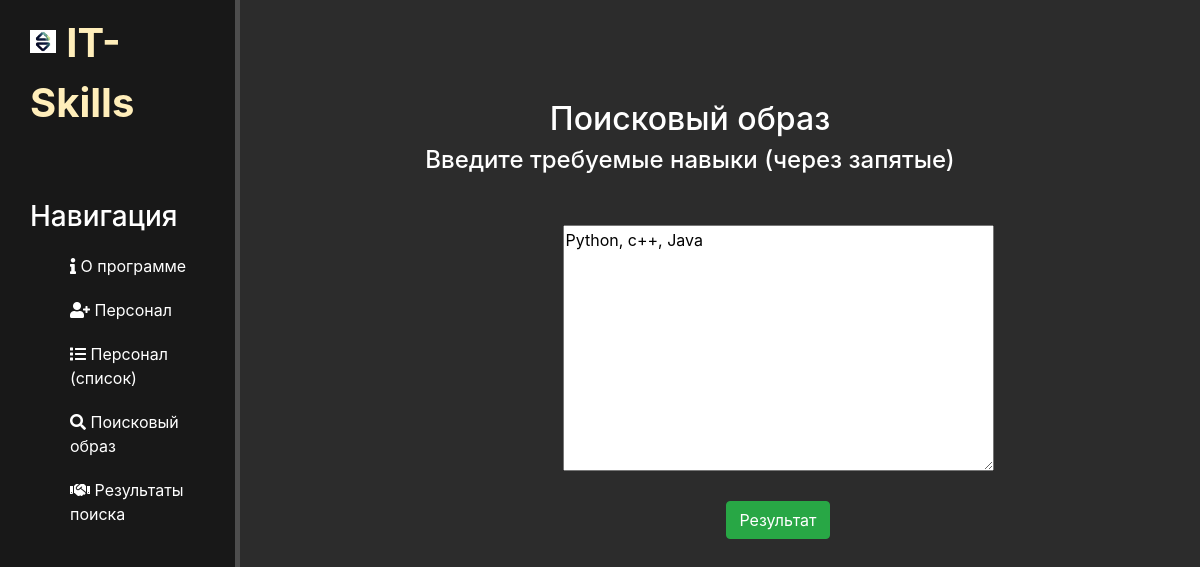
The app's page /emplo/ss/1, older data.
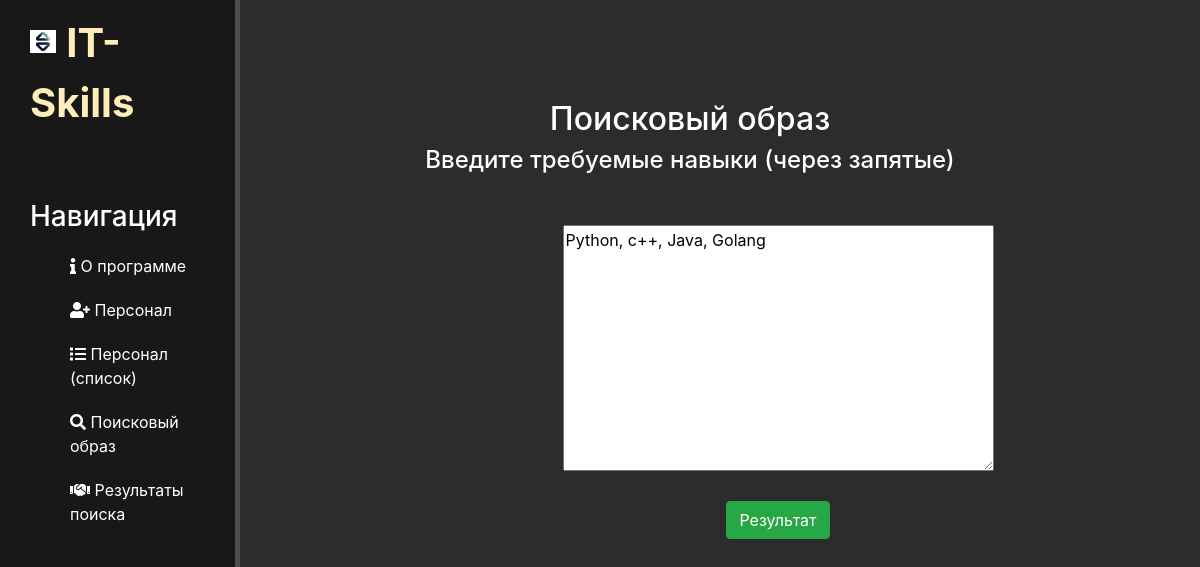
The same page, newer data.
### emplo/models.py (models this page shows, shortened)
class SearchString(models.Model):
    seastr = models.TextField('Поиск', default='')
    class Meta:
        verbose_name = "Поиск"
        verbose_name_plural = 'Поиск'

### emplo/views.py (the view)
# urls.py: path('ss/<int:pk>', views.SearchStringUpdateView.as_view(), name='ss'),
class SearchStringUpdateView(UpdateView):
    model = SearchString
    template_name = 'emplo/ss.html'
    form_class = SearchString

### emplo/forms.py
class SearchStringForm(ModelForm):
    class Meta:
        model = SearchString
        fields = ['seastr']
        seastr = CharField(widget=Textarea)

### emplo/templates/emplo/ss.html (shortened to what this page needs)
{% extends "main/layout.html" %}
{% block content %}
    <div class="features">
        <h2>Поисковый образ</h2>
        <h4>Введите требуемые навыки (через запятые)</h4>
        <form method="post">
            {{form.seastr}}<br><br>
            <button class="btn btn-success" type="submit">Результат</button>
        </form>
    </div>
{% endblock %}

Row changes from the older to the newer data that the page shows:
changed SearchString: seastr "Python, c++, Java" → "Python, c++, Java, Golang"
